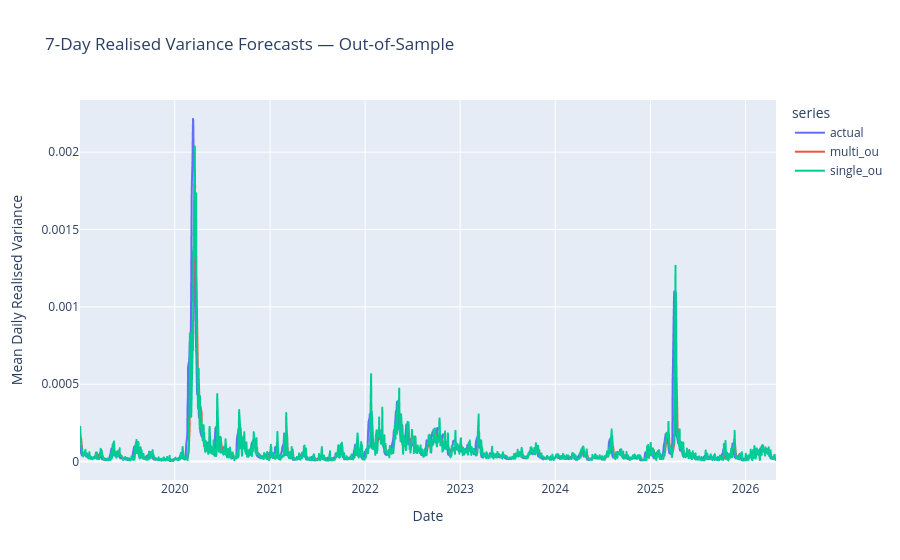

Write notebook code for a chart like this one.
### Code cell
forecast_comparison = pd.DataFrame({
    "date": multi_test["date"],
    "actual": multi_test["actual_7d"],
    "multi_ou": multi_test["forecast_7d"],
    "single_ou": single_test["forecast_7d"]
})

forecast_comparison = forecast_comparison.melt(
    id_vars="date",
    var_name="series",
    value_name="realised_variance"
)

fig = px.line(
    forecast_comparison,
    x="date",
    y="realised_variance",
    color="series",
    title="7-Day Realised Variance Forecasts — Out-of-Sample"
)

fig.update_layout(
    xaxis_title="Date",
    yaxis_title="Mean Daily Realised Variance"
)

fig.show()

### Figure 1 — Plotly figure (JSON) as saved in the notebook; plotly's stock layout.template omitted (floating-point values rounded to 4 significant figures; data arrays with more than 128 entries replaced by an {"elided": "..."} marker saying what was removed)
{"data": [{"hovertemplate": "series=actual<br>date=%{x}<br>realised_variance=%{y}<extra></extra>", "legendgroup": "actual", "line": {"color": "#636efa", "dash": "solid"}, "marker": {"symbol": "circle"}, "mode": "lines", "name": "actual", "showlegend": true, "type": "scattergl", "x": {"elided": "1840 str values"}, "xaxis": "x", "y": {"elided": "1840 float values"}, "yaxis": "y"}, {"hovertemplate": "series=multi_ou<br>date=%{x}<br>realised_variance=%{y}<extra></extra>", "legendgroup": "multi_ou", "line": {"color": "#EF553B", "dash": "solid"}, "marker": {"symbol": "circle"}, "mode": "lines", "name": "multi_ou", "showlegend": true, "type": "scattergl", "x": {"elided": "1840 str values"}, "xaxis": "x", "y": {"elided": "1840 float values"}, "yaxis": "y"}, {"hovertemplate": "series=single_ou<br>date=%{x}<br>realised_variance=%{y}<extra></extra>", "legendgroup": "single_ou", "line": {"color": "#00cc96", "dash": "solid"}, "marker": {"symbol": "circle"}, "mode": "lines", "name": "single_ou", "showlegend": true, "type": "scattergl", "x": {"elided": "1840 str values"}, "xaxis": "x", "y": {"elided": "1840 float values"}, "yaxis": "y"}], "layout": {"legend": {"title": {"text": "series"}, "tracegroupgap": 0}, "title": {"text": "7-Day Realised Variance Forecasts — Out-of-Sample"}, "xaxis": {"anchor": "y", "domain": [0, 1], "title": {"text": "Date"}}, "yaxis": {"anchor": "x", "domain": [0, 1], "title": {"text": "Mean Daily Realised Variance"}}}}
